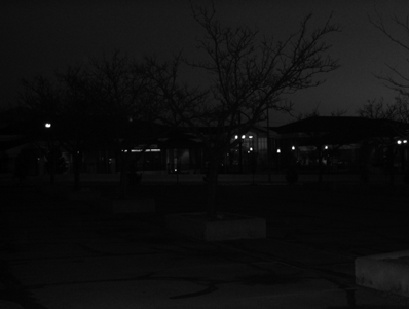
#> input picture Practical exam/F/original.jpg, 409 x 309 px
$ python answer.py
#> lines starting #> are read from the running program, lines starting #| are printed output that depends on the picture
# #Gamma correction for dark image
import cv2
import numpy as np
import matplotlib.pyplot as plt

img = cv2.imread("original.jpg", 0)
#> img is the input picture: shape (309, 409); min 0, max 255, mean 14.8

if img is None:
    print("Error: image not found")
    exit()

gamma = 0.3
img1 = np.array(255 * (img / 255) ** gamma, dtype='uint8')
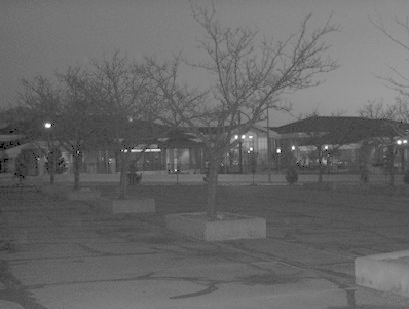
#> img1: shape (309, 409); min 0, max 255, mean 102.3

plt.figure(figsize=(10,4))

plt.subplot(1,2,1)
plt.title("Input Image")
plt.imshow(img, cmap='gray')
plt.axis('off')

plt.subplot(1,2,2)
plt.title("Output Image")
plt.imshow(img1, cmap='gray')
plt.axis('off')

plt.show()
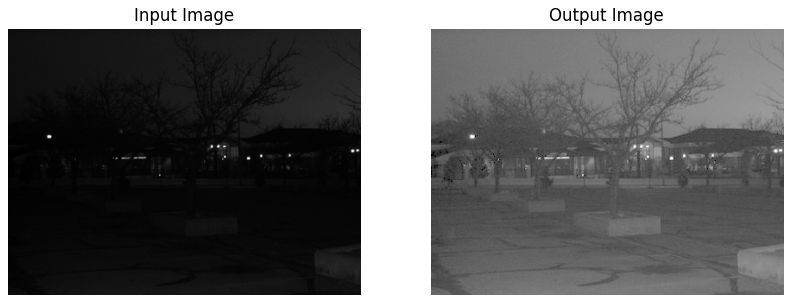
#> figure drawn by matplotlib, 2 panels

# [34 lines of commented-out code are left out]
